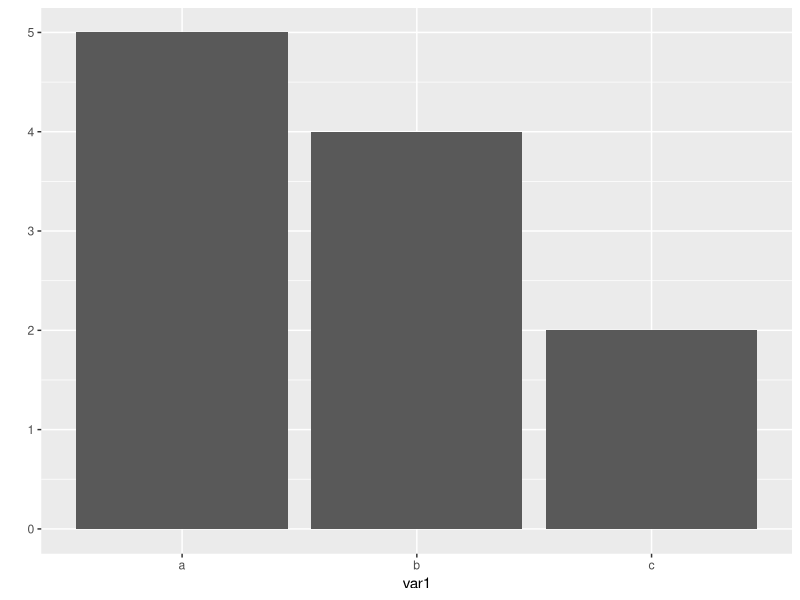
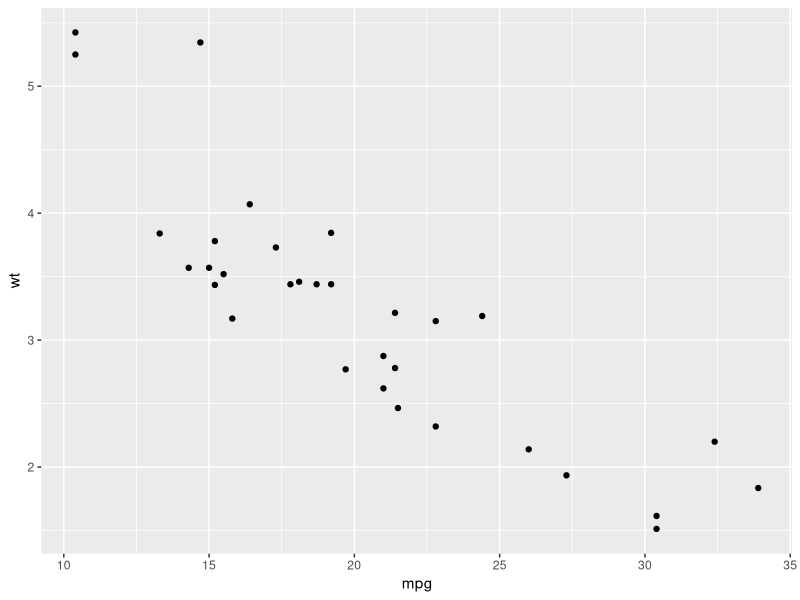
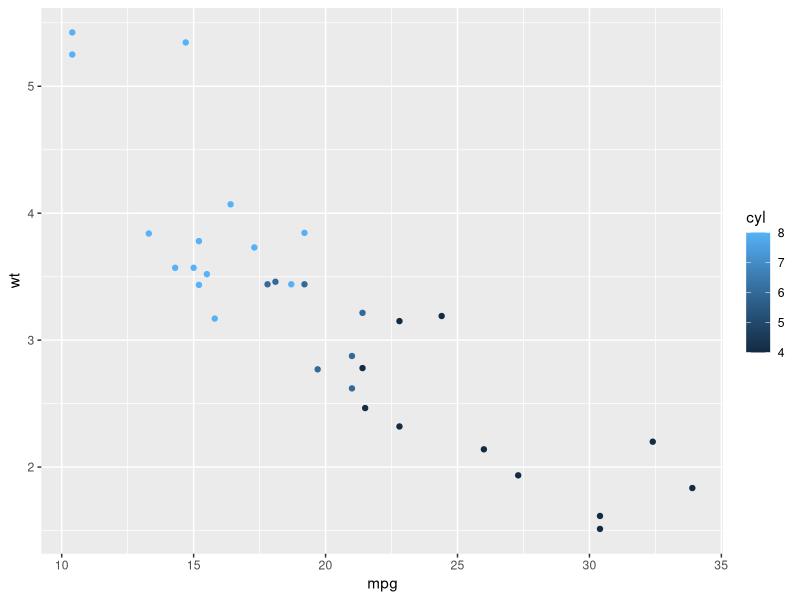
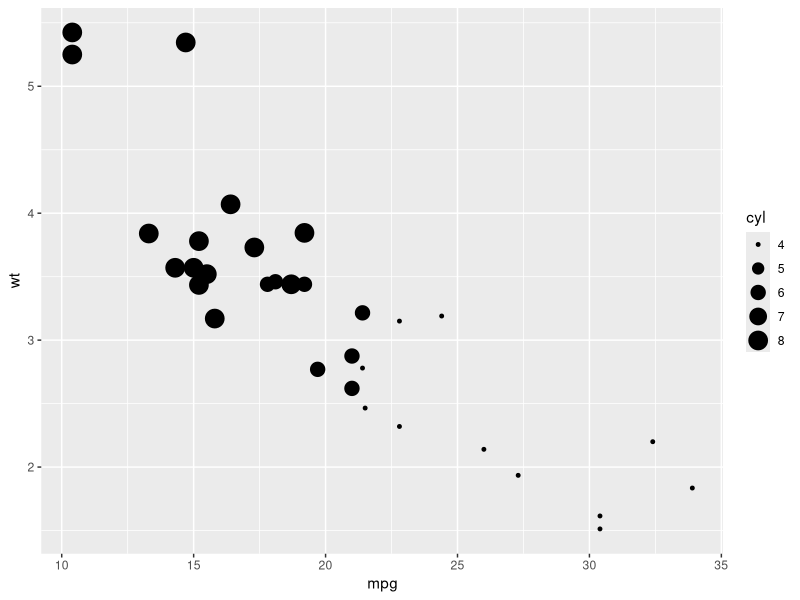
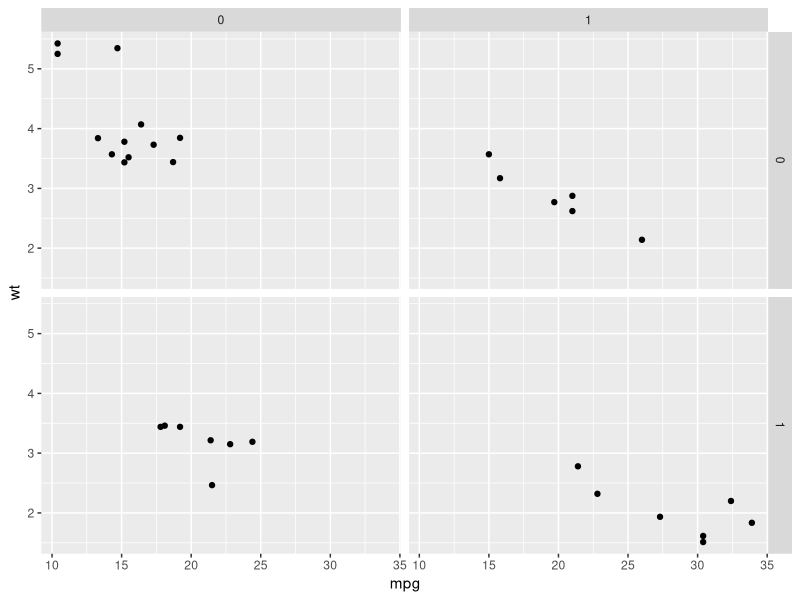

Reproduce these figures in R, in order.
# Package
# R은 base package가 같이 설치됨/ 추가기능을 위해서는 외부 package설치
# 많이사용하는 package는 ggplopt2
# package 설치를 위해
install.packages("ggplot2")
# 라이브러리나 require 중 하나를 이용해서 로드
library(ggplot2)
require(ggplot2)

# 빈도를 나타내는 막대그래프를 그리기 위한 VECTOR
# 패키지 안의 함수를 활용해 히스토그램 그리기
var1 = c("a","b","c","a","b","b","c","a","b","a","a")

qplot(var1)

# 설치된 패키지 삭제 (패키지 설치 위치로 가서 직접 삭제도 가능)
remove.packages("ggplot2")

# 패키지 설치된 경로 알아보기
.libPaths()

# 패키지 설치 경로 변경
.libPaths("c:/R_Lecture/lib")

# 함수 도움말 보기
help(qplot)

example(qplot)

# working directory
getwd()
setwd("c:/R_Lecture")
